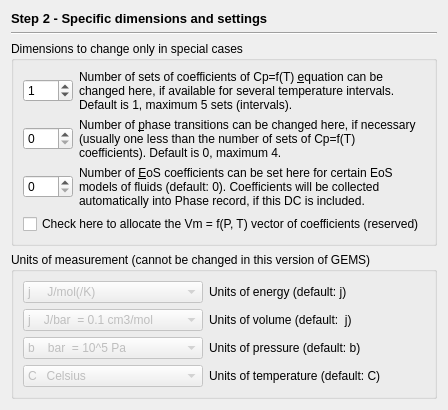
                    <widget class="QWidget" name="page_2">
                        <layout class="QGridLayout">
                            <item row="0" column="0">
                                <widget class="QLabel" name="label">
                                    <property name="sizePolicy">
                                        <sizepolicy hsizetype="Preferred" vsizetype="Fixed">
                                            <horstretch>0</horstretch>
                                            <verstretch>0</verstretch>
                                        </sizepolicy>
                                    </property>
                                    <property name="font">
                                        <font>
                                            <pointsize>10</pointsize>
                                            <bold>true</bold>
                                        </font>
                                    </property>
                                    <property name="text">
                                        <string>Step 2 - Specific dimensions and settings</string>
                                    </property>
                                </widget>
                            </item>
                            <item row="1" column="0">
                                <widget class="Line" name="line_2">
                                    <property name="orientation">
                                        <enum>Qt::Horizontal</enum>
                                    </property>
                                </widget>
                            </item>
                            <item row="2" column="0">
                                <widget class="QGroupBox" name="groupBox_2">
                                    <property name="sizePolicy">
                                        <sizepolicy hsizetype="Minimum" vsizetype="Minimum">
                                            <horstretch>0</horstretch>
                                            <verstretch>0</verstretch>
                                        </sizepolicy>
                                    </property>
                                    <property name="title">
                                        <string>Dimensions to change only in special cases </string>
                                    </property>
                                    <layout class="QGridLayout">
                                        <item row="0" column="0">
                                            <widget class="QSpinBox" name="pNeCp">
                                                <property name="sizePolicy">
                                                    <sizepolicy hsizetype="Fixed" vsizetype="Fixed">
                                                        <horstretch>0</horstretch>
                                                        <verstretch>0</verstretch>
                                                    </sizepolicy>
                                                </property>
                                                <property name="minimumSize">
                                                    <size>
                                                        <width>50</width>
                                                        <height>0</height>
                                                    </size>
                                                </property>
                                                <property name="maximum">
                                                    <number>5</number>
                                                </property>
                                                <property name="value">
                                                    <number>1</number>
                                                </property>
                                            </widget>
                                        </item>
                                        <item row="0" column="1">
                                            <widget class="QLabel" name="textLabel1_2_2">
                                                <property name="text">
                                                    <string>Number of sets of coefficients of Cp=f(T) &amp;equation can be changed here, if available for several temperature intervals. Default is 1, maximum 5 sets (intervals).</string>
                                                </property>
                                                <property name="alignment">
                                                    <set>Qt::AlignVCenter</set>
                                                </property>
                                                <property name="wordWrap">
                                                    <bool>true</bool>
                                                </property>
                                                <property name="buddy">
                                                    <cstring>pNeCp</cstring>
                                                </property>
                                            </widget>
                                        </item>
                                        <item row="1" column="0">
                                            <widget class="QSpinBox" name="pNft">
                                                <property name="sizePolicy">
                                                    <sizepolicy hsizetype="Fixed" vsizetype="Fixed">
                                                        <horstretch>0</horstretch>
                                                        <verstretch>0</verstretch>
                                                    </sizepolicy>
                                                </property>
                                                <property name="minimumSize">
                                                    <size>
                                                        <width>50</width>
                                                        <height>0</height>
                                                    </size>
                                                </property>
                                            </widget>
                                        </item>
                                        <item row="1" column="1">
                                            <widget class="QLabel" name="textLabel1">
                                                <property name="text">
                                                    <string>Number of &amp;phase transitions can be changed here, if necessary (usually one less than the number of sets of Cp=f(T) coefficients). Default is 0, maximum 4.</string>
                                                </property>
                                                <property name="alignment">
                                                    <set>Qt::AlignVCenter</set>
                                                </property>
                                                <property name="wordWrap">
                                                    <bool>true</bool>
                                                </property>
                                                <property name="buddy">
                                                    <cstring>pNft</cstring>
                                                </property>
                                            </widget>
                                        </item>
                                        <item row="2" column="0">
                                            <widget class="QSpinBox" name="pNemp">
                                                <property name="sizePolicy">
                                                    <sizepolicy hsizetype="Fixed" vsizetype="Fixed">
                                                        <horstretch>0</horstretch>
                                                        <verstretch>0</verstretch>
                                                    </sizepolicy>
                                                </property>
                                                <property name="minimumSize">
                                                    <size>
                                                        <width>50</width>
                                                        <height>0</height>
                                                    </size>
                                                </property>
                                            </widget>
                                        </item>
                                        <item row="2" column="1">
                                            <widget class="QLabel" name="textLabel1_2">
                                                <property name="text">
                                                    <string>Number of &amp;EoS coefficients can be set here for certain EoS models of fluids (default: 0). Coefficients will be collected automatically into Phase record, if this DC is included.</string>
                                                </property>
                                                <property name="alignment">
                                                    <set>Qt::AlignVCenter</set>
                                                </property>
                                                <property name="wordWrap">
                                                    <bool>true</bool>
                                                </property>
                                                <property name="buddy">
                                                    <cstring>pNemp</cstring>
                                                </property>
                                            </widget>
                                        </item>
                                        <item row="3" column="0" colspan="2">
                                            <widget class="QCheckBox" name="pPdcVT">
                                                <property name="text">
                                                    <string>Check here to allocate the Vm = f(P, T) vector of coefficients (reserved)</string>
                                                </property>
                                            </widget>
                                        </item>
                                    </layout>
                                </widget>
                            </item>
                            <item row="3" column="0">
                                <widget class="QGroupBox" name="groupBox_3">
                                    <property name="sizePolicy">
                                        <sizepolicy hsizetype="Minimum" vsizetype="Minimum">
                                            <horstretch>0</horstretch>
                                            <verstretch>0</verstretch>
                                        </sizepolicy>
                                    </property>
                                    <property name="title">
                                        <string>Units of measurement (cannot be changed in this version of GEMS) </string>
                                    </property>
                                    <layout class="QGridLayout">
                                        <item row="0" column="0">
                                            <widget class="QComboBox" name="pPunE">
                                                <property name="enabled">
                                                    <bool>false</bool>
                                                </property>
                                                <property name="sizePolicy">
                                                    <sizepolicy hsizetype="Fixed" vsizetype="Fixed">
                                                        <horstretch>0</horstretch>
                                                        <verstretch>0</verstretch>
                                                    </sizepolicy>
                                                </property>
                                                <property name="minimumSize">
                                                    <size>
                                                        <width>180</width>
                                                        <height>0</height>
                                                    </size>
                                                </property>
                                                <item>
                                                    <property name="text">
                                                        <string>j     J/mol(/K) </string>
                                                    </property>
                                                </item>
                                                <item>
                                                    <property name="text">
                                                        <string>c    cal/mol(/K)</string>
                                                    </property>
                                                </item>
                                                <item>
                                                    <property name="text">
                                                        <string>J     kJ/mol(/K)</string>
                                                    </property>
                                                </item>
                                                <item>
                                                    <property name="text">
                                                        <string>C    kcal/mol(/K)</string>
                                                    </property>
                                                </item>
                                                <item>
                                                    <property name="text">
                                                        <string>N   Normalized</string>
                                                    </property>
                                                </item>
                                            </widget>
                                        </item>
                                        <item row="0" column="1">
                                            <widget class="QLabel" name="textLabel1_2_3">
                                                <property name="text">
                                                    <string>Units of energy (default: j)</string>
                                                </property>
                                                <property name="wordWrap">
                                                    <bool>false</bool>
                                                </property>
                                                <property name="buddy">
                                                    <cstring>pPunE</cstring>
                                                </property>
                                            </widget>
                                        </item>
                                        <item row="1" column="0">
                                            <widget class="QComboBox" name="pPunV">
                                                <property name="enabled">
                                                    <bool>false</bool>
                                                </property>
                                                <property name="sizePolicy">
                                                    <sizepolicy hsizetype="Fixed" vsizetype="Fixed">
                                                        <horstretch>0</horstretch>
                                                        <verstretch>0</verstretch>
                                                    </sizepolicy>
                                                </property>
                                                <property name="minimumSize">
                                                    <size>
                                                        <width>180</width>
                                                        <height>0</height>
                                                    </size>
                                                </property>
                                                <item>
                                                    <property name="text">
                                                        <string>j    J/bar  = 0.1 cm3/mol</string>
                                                    </property>
                                                </item>
                                                <item>
                                                    <property name="text">
                                                        <string>a   cal/bar</string>
                                                    </property>
                                                </item>
                                                <item>
                                                    <property name="text">
                                                        <string>m   cm3/mol</string>
                                                    </property>
                                                </item>
                                            </widget>
                                        </item>
                                        <item row="1" column="1">
                                            <widget class="QLabel" name="textLabel1_2_3_2">
                                                <property name="text">
                                                    <string>Units of volume (default:  j)</string>
                                                </property>
                                                <property name="wordWrap">
                                                    <bool>false</bool>
                                                </property>
                                                <property name="buddy">
                                                    <cstring>pPunV</cstring>
                                                </property>
                                            </widget>
                                        </item>
                                        <item row="2" column="0">
                                            <widget class="QComboBox" name="pPunP">
                                                <property name="enabled">
                                                    <bool>false</bool>
                                                </property>
                                                <property name="sizePolicy">
                                                    <sizepolicy hsizetype="Fixed" vsizetype="Fixed">
                                                        <horstretch>0</horstretch>
                                                        <verstretch>0</verstretch>
                                                    </sizepolicy>
                                                </property>
                                                <property name="minimumSize">
                                                    <size>
                                                        <width>180</width>
                                                        <height>0</height>
                                                    </size>
                                                </property>
                                                <item>
                                                    <property name="text">
                                                        <string>b    bar  = 10^5 Pa</string>
                                                    </property>
                                                </item>
                                                <item>
                                                    <property name="text">
                                                        <string>B    kbar (kilobar)</string>
                                                    </property>
                                                </item>
                                                <item>
                                                    <property name="text">
                                                        <string>p    Pa  (Pascal)</string>
                                                    </property>
                                                </item>
                                                <item>
                                                    <property name="text">
                                                        <string>P    MPa  = 10^6 Pa  </string>
                                                    </property>
                                                </item>
                                                <item>
                                                    <property name="text">
                                                        <string>A    atm (=1.013 bar)</string>
                                                    </property>
                                                </item>
                                            </widget>
                                        </item>
                                        <item row="2" column="1">
                                            <widget class="QLabel" name="textLabel1_2_3_2_3">
                                                <property name="text">
                                                    <string>Units of pressure (default: b)</string>
                                                </property>
                                                <property name="wordWrap">
                                                    <bool>false</bool>
                                                </property>
                                                <property name="buddy">
                                                    <cstring>pPunP</cstring>
                                                </property>
                                            </widget>
                                        </item>
                                        <item row="3" column="0">
                                            <widget class="QComboBox" name="pPunT">
                                                <property name="enabled">
                                                    <bool>false</bool>
                                                </property>
                                                <property name="minimumSize">
                                                    <size>
                                                        <width>180</width>
                                                        <height>0</height>
                                                    </size>
                                                </property>
                                                <item>
                                                    <property name="text">
                                                        <string>C   Celsius  </string>
                                                    </property>
                                                </item>
                                                <item>
                                                    <property name="text">
                                                        <string>K   Kelvin</string>
                                                    </property>
                                                </item>
                                                <item>
                                                    <property name="text">
                                                        <string>F   Fahrenheit</string>
                                                    </property>
                                                </item>
                                            </widget>
                                        </item>
                                        <item row="3" column="1">
                                            <widget class="QLabel" name="textLabel1_2_3_2_2">
                                                <property name="frameShape">
                                                    <enum>QFrame::NoFrame</enum>
                                                </property>
                                                <property name="frameShadow">
                                                    <enum>QFrame::Plain</enum>
                                                </property>
                                                <property name="text">
                                                    <string>Units of temperature (default: C)</string>
                                                </property>
                                                <property name="wordWrap">
                                                    <bool>false</bool>
                                                </property>
                                                <property name="buddy">
                                                    <cstring>pPunT</cstring>
                                                </property>
                                            </widget>
                                        </item>
                                    </layout>
                                </widget>
                            </item>
                        </layout>
                    </widget>
